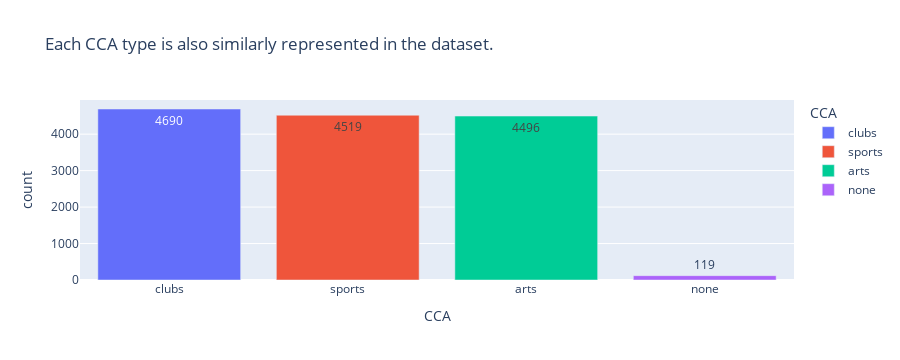

Notebook code cell kept with this figure:
### Code cell
# How are different CCAs represented in the data?
CCA = score['CCA'].value_counts().reset_index()
px.bar(CCA,x='CCA',y='count',text_auto=True,color='CCA',title='Each CCA type is also similarly represented in the dataset.')

### Figure 1 — Plotly figure (JSON) as saved in the notebook; plotly's stock layout.template omitted (floating-point values rounded to 4 significant figures)
{"data": [{"alignmentgroup": "True", "hovertemplate": "CCA=%{x}<br>count=%{y}<extra></extra>", "legendgroup": "clubs", "marker": {"color": "#636efa", "pattern": {"shape": ""}}, "name": "clubs", "offsetgroup": "clubs", "orientation": "v", "showlegend": true, "textposition": "auto", "texttemplate": "%{y}", "type": "bar", "x": ["clubs"], "xaxis": "x", "y": [4690], "yaxis": "y"}, {"alignmentgroup": "True", "hovertemplate": "CCA=%{x}<br>count=%{y}<extra></extra>", "legendgroup": "sports", "marker": {"color": "#EF553B", "pattern": {"shape": ""}}, "name": "sports", "offsetgroup": "sports", "orientation": "v", "showlegend": true, "textposition": "auto", "texttemplate": "%{y}", "type": "bar", "x": ["sports"], "xaxis": "x", "y": [4519], "yaxis": "y"}, {"alignmentgroup": "True", "hovertemplate": "CCA=%{x}<br>count=%{y}<extra></extra>", "legendgroup": "arts", "marker": {"color": "#00cc96", "pattern": {"shape": ""}}, "name": "arts", "offsetgroup": "arts", "orientation": "v", "showlegend": true, "textposition": "auto", "texttemplate": "%{y}", "type": "bar", "x": ["arts"], "xaxis": "x", "y": [4496], "yaxis": "y"}, {"alignmentgroup": "True", "hovertemplate": "CCA=%{x}<br>count=%{y}<extra></extra>", "legendgroup": "none", "marker": {"color": "#ab63fa", "pattern": {"shape": ""}}, "name": "none", "offsetgroup": "none", "orientation": "v", "showlegend": true, "textposition": "auto", "texttemplate": "%{y}", "type": "bar", "x": ["none"], "xaxis": "x", "y": [119], "yaxis": "y"}], "layout": {"barmode": "relative", "height": 360, "legend": {"title": {"text": "CCA"}, "tracegroupgap": 0}, "title": {"text": "Each CCA type is also similarly represented in the dataset."}, "xaxis": {"anchor": "y", "autorange": true, "categoryarray": ["clubs", "sports", "arts", "none"], "categoryorder": "array", "domain": [0, 1], "range": [-0.5, 3.5], "title": {"text": "CCA"}, "type": "category"}, "yaxis": {"anchor": "x", "autorange": true, "domain": [0, 1], "range": [0, 4937.0], "title": {"text": "count"}, "type": "linear"}}}
